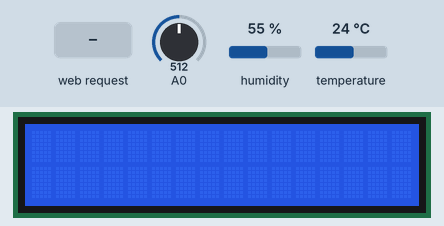
This sketch was run on a simulated ESP8266 (NodeMCU). Parts: 16×2 character LCD. The test bench sets the inputs (shaded band); at power-on: A0 = 512, humidity 55 %, temperature 24 °C. WiFi joins after 1.5 s; servers stay silent unless stated; what the sketch prints to the serial monitor is not drawn.

Above: at 2.7 s.
2.8 s: HTTP request GET /data received
At 3.9 s:
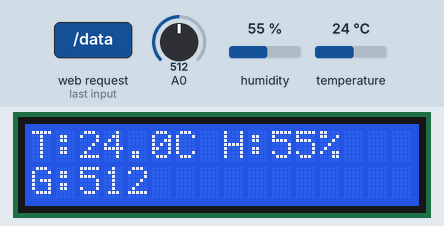
Timing chart, 0 to 5.8 s (numbered marks = the images above; inputs shaded):
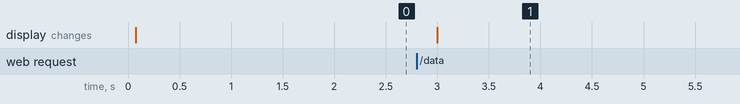

The sketch:

breathsafe.ino
```cpp
// --- AIR QUALITY API for NodeMCU (ESP8266) ---
// Edit SSID and PASSWORD below, then upload.

#include <ESP8266WiFi.h>
#include <ESP8266WebServer.h>
#include <DHT.h>
#include <LiquidCrystal_I2C.h>

#define DHTPIN D4
#define DHTTYPE DHT11
DHT dht(DHTPIN, DHTTYPE);

// I2C LCD address (0x27 common). If your LCD blank, run I2C scanner.
LiquidCrystal_I2C lcd(0x27, 16, 2);

// WiFi creds
const char* ssid = "dm22";
const char* password = "123456789";

ESP8266WebServer server(80);

// Voltage divider used between MQ_out and NodeMCU A0.
// R1 = top resistor (between MQ_out and A0), R2 = bottom resistor (A0 to GND)
const float R1 = 5600.0;  // ohms
const float R2 = 10000.0; // ohms

const float VCC = 5.0;         // MQ sensor supply voltage
const float LOAD_RESISTOR = 10000.0; // RL (typical on MQ breakout)

// helper: read a stable average analog
float readAvgAnalog(int samples=20, int delayMs=5) {
  long sum = 0;
  for (int i=0;i<samples;i++) {
    sum += analogRead(A0);
    delay(delayMs);
  }
  return (float)sum / samples;
}

void handleData() {
  float t = dht.readTemperature();
  float h = dht.readHumidity();
  if (isnan(t) || isnan(h)) {
    // DHT read failed
    t = -1000.0;
    h = -1000.0;
  }

  float analogVal = readAvgAnalog(30, 5); // 0..1023
  float vout = (analogVal / 1023.0) * 3.3; // voltage at A0 (NodeMCU dev board)
  float sensorVoltage = vout * ((R1 + R2) / R2); // approximate MQ output voltage before divider
  // Sensor resistance Rsensor (approx): Rsensor = (Vc - Vout) / Vout * RL
  float Rsensor = ((VCC - sensorVoltage) / sensorVoltage) * LOAD_RESISTOR;

  String json = "{";
  json += "\"temperature\":" + String(t,2) + ",";
  json += "\"humidity\":" + String(h,2) + ",";
  json += "\"analog\":" + String((int)analogVal) + ",";
  json += "\"vout\":" + String(vout,3) + ",";
  json += "\"sensor_voltage\":" + String(sensorVoltage,3) + ",";
  json += "\"Rsensor\":" + String(Rsensor,2);
  json += "}";
  server.send(200, "application/json", json);

  // update LCD
  lcd.clear();
  lcd.setCursor(0,0);
  lcd.print("T:" + String(t,1) + "C H:" + String(h,0) + "%");
  lcd.setCursor(0,1);
  lcd.print("G:" + String((int)analogVal));
}

void setup() {
  Serial.begin(115200);
  delay(10);
  dht.begin();
  lcd.init();
  lcd.backlight();

  WiFi.begin(ssid, password);
  Serial.print("Connecting WiFi");
  while (WiFi.status() != WL_CONNECTED) {
    delay(500);
    Serial.print(".");
  }
  Serial.println();
  Serial.print("IP: ");
  Serial.println(WiFi.localIP());

  server.on("/data", handleData);
  server.on("/", [](){
    server.send(200, "text/plain", "ESP8266 Air Quality Sensor. Use /data for JSON.");
  });
  server.begin();
  Serial.println("HTTP server started");
}

void loop() {
  server.handleClient();
}
```

Measured:
- after the input at 2.8 s, the display: changes after 0.20 s (image 1)
